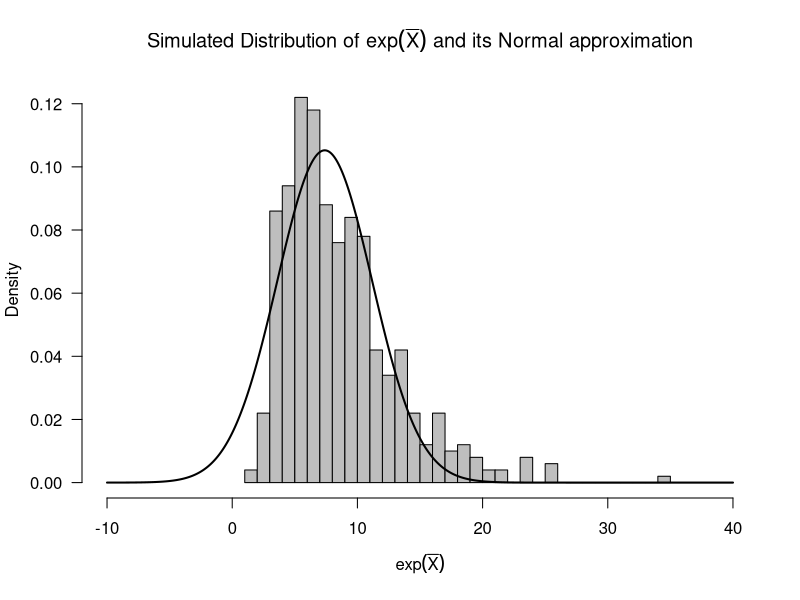
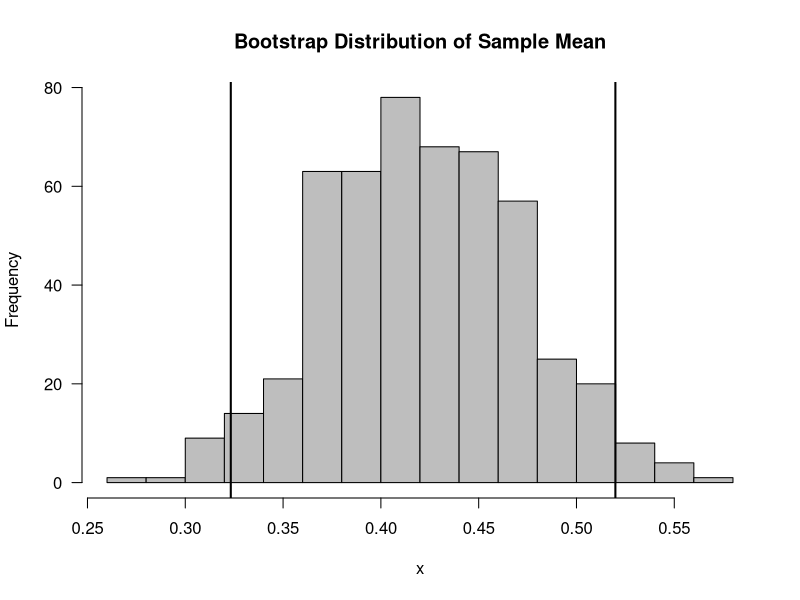
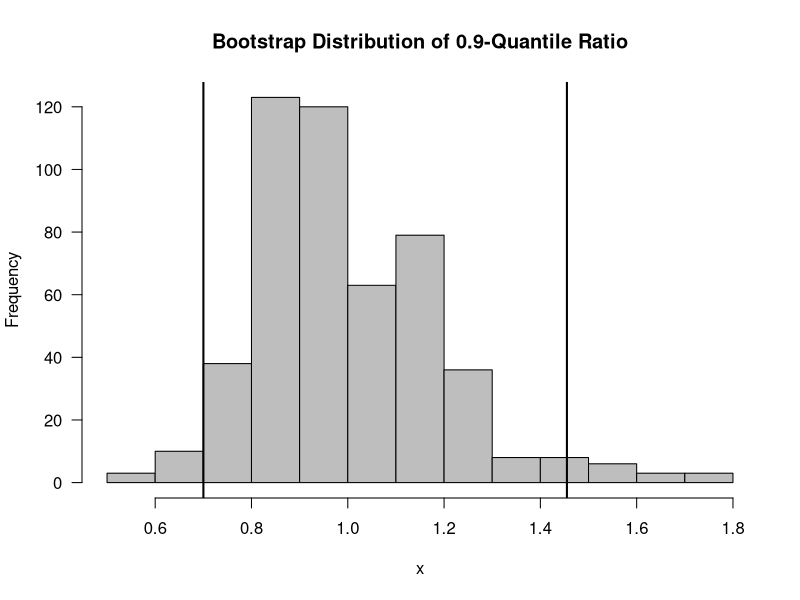

The R source for these figures, in order:
## ---- chunk 1

set.seed(5138)
R <- 500   ## number of bootstrap replications
ex <- rep(0, R)
ss <- 2
n <- 50
for(k in 1:R) {
   xx <- rlogis(n, location=2, scale=ss)
   ex[k] <- exp(mean(xx))  ## compute mean of bootstrap sample
}
tt <- seq(-10, 40, length.out=1000)
hist(ex, breaks="FD", las=1, col="grey", prob=TRUE,
     main=expression(paste("Simulated Distribution of ", exp(bar(X)), " and its Normal approximation")),
     xlab=expression(exp(bar(X))), xlim=c(-10, 40))
gg <- (exp(2)*ss*pi)/sqrt(3*n)
lines(tt, dnorm(tt, mean=exp(2), sd=gg), lwd=2)
## ---- chunk 2
set.seed(5618)
## ---- chunk 3
xx <- rexp(50, rate=2) ## data, sample of 50 exponential r.v.s with mean 1/2
R <- 500   ## number of bootstrap replications
boot.mean <- rep(0, R)
for(r in 1:R) {
   boot.samp <- sample(1:50, size=50, replace=TRUE)
   xx.boot <- xx[boot.samp]   ## this is the bootstrap sample
   boot.mean[r] <- mean(xx.boot)  ## this is the rth bootstrap replication
}
## ---- chunk 4
par.ci <- c(mean(xx) - 1.96*mean(xx)/sqrt(50), mean(xx) + 1.96*mean(xx)/sqrt(50))
boot.ci.sd <- c(mean(xx) - 1.96*sd(boot.mean), mean(xx) + 1.96*sd(boot.mean))
boot.ci.quant <- quantile(boot.mean, probs=c(.025, .975))
## ---- chunk 5
round(par.ci, 2)
## ---- chunk 6
round(boot.ci.sd, 2)
## ---- chunk 7
round(boot.ci.quant, 2)
## ---- chunk 8
hist(boot.mean, breaks="FD", main="Bootstrap Distribution of Sample Mean", 
     xlab="x", col="grey", las=1)
abline(v=boot.ci.quant[1], lwd=2)
abline(v=boot.ci.quant[2], lwd=2)
## ---- chunk 9
set.seed(5618)
## ---- chunk 10
n <- 100
m <- 100
xx <- rgamma(n, shape=2, rate=1.5) ## data, sample of 50 exponential r.v.s with mean 1/2
yy <- rgamma(m, shape=2, rate=1.5)
## ---- chunk 11
theta.hat1 <- quantile(xx, probs=0.9)
theta.hat2 <- quantile(yy, probs=0.9)
eta.hat <- theta.hat1/theta.hat2    ## estimate of quantile ratio

xdensity <- density(xx)
ydensity <- density(yy)
fx <- approxfun(xdensity$x, xdensity$y)(theta.hat1)
fy <- approxfun(ydensity$x, ydensity$y)(theta.hat2)

q1.se.sq <- (.9*.1)/(n*(fx*theta.hat2)^2)
q2.se.sq <- (.9*.1*theta.hat1*theta.hat1)/(n*fy*fy*((theta.hat2)^4))
std.err <- sqrt(q1.se.sq + q2.se.sq)
## ---- chunk 12
CI <- c(eta.hat - 1.96*std.err, eta.hat + 1.96*std.err)
round(CI, 2)
## ---- chunk 13
R <- 500
eta.boot <- numeric(R)

for(r in 1:R)
{
  boot.xx <- sample(xx, size=n, replace = TRUE)
  boot.yy <- sample(yy, size=m, replace = TRUE)
  thetahat.p1 <- quantile(boot.xx, probs=0.9)
  thetahat.p2 <- quantile(boot.yy, probs=0.9)
  eta.boot[r] <- thetahat.p1/thetahat.p2
}
## ---- chunk 14
eta.boot <- drop(eta.boot)
## ---- chunk 15
names(eta.boot) <- NULL
names(eta.hat) <- NULL
## ---- chunk 16
boot.ci.sd <- c(eta.hat - 1.96*sd(eta.boot), eta.hat + 1.96*sd(eta.boot))

round(boot.ci.sd, 2)
## ---- chunk 17
boot.ci.quant <- quantile(eta.boot, probs=c(.025, .975))
round(boot.ci.quant, 2)
## ---- chunk 18
hist(eta.boot, main="Bootstrap Distribution of 0.9-Quantile Ratio", 
     xlab="x", col="grey", las=1)
abline(v=boot.ci.quant[1], lwd=2)
abline(v=boot.ci.quant[2], lwd=2)
